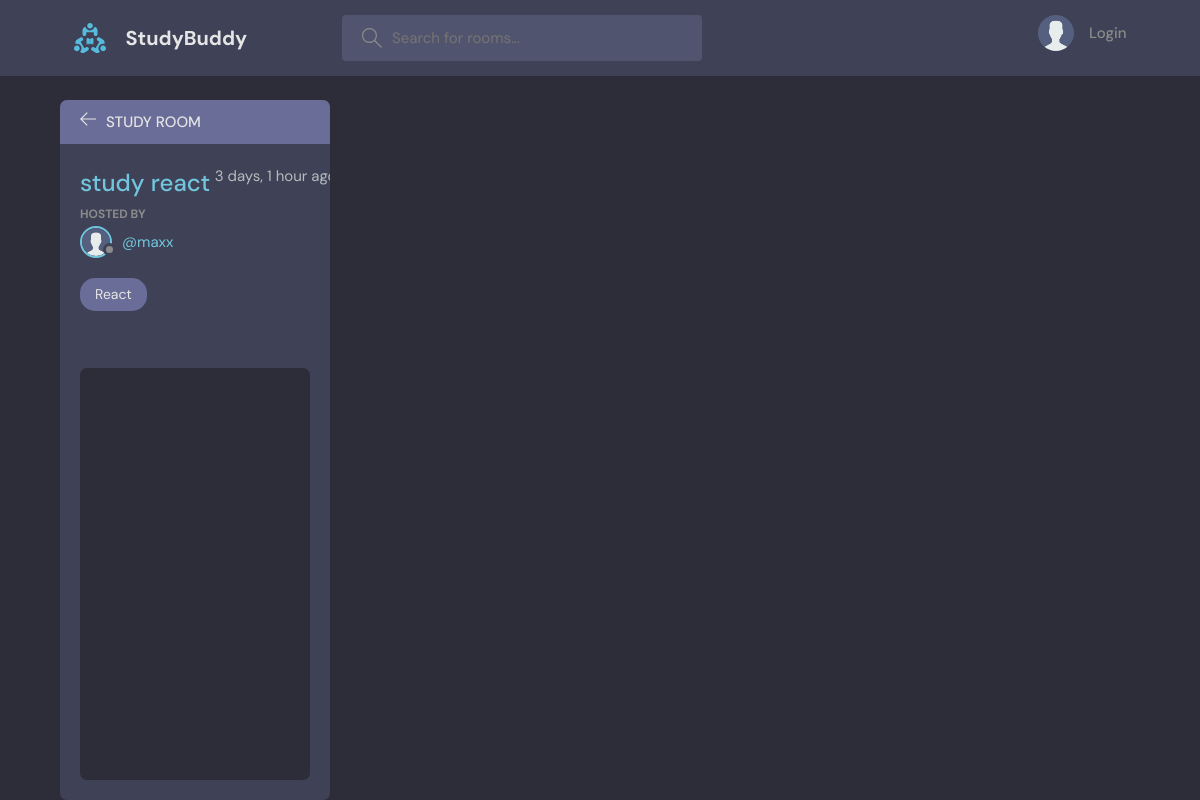
/room/2/, run on an earlier commit of the app's database.
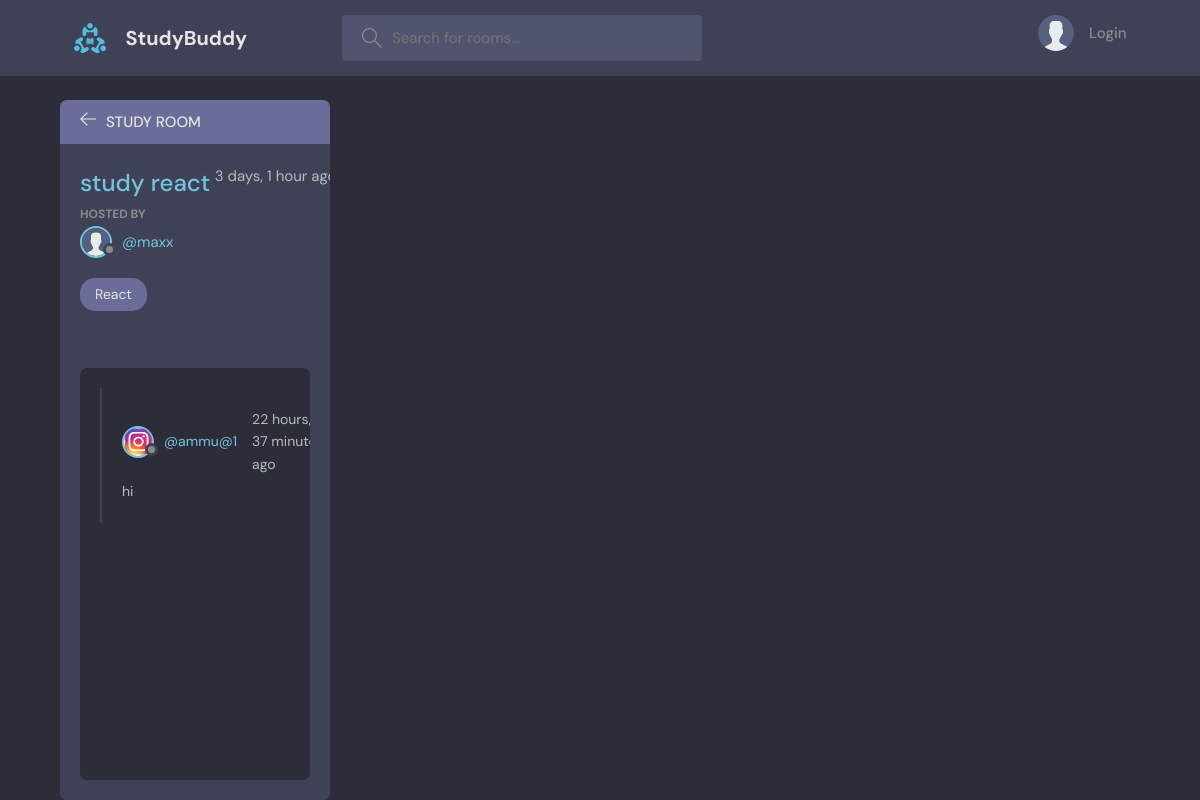
And on a later commit of the database.
### base/models.py (models this page shows, shortened)
class Message(models.Model):
    user = models.ForeignKey(User, on_delete=models.CASCADE)
    room = models.ForeignKey(Room, on_delete=models.CASCADE)
    body = models.TextField()
    updated = models.DateTimeField(auto_now=True)
    created = models.DateTimeField(auto_now_add=True)
    class Meta:
        ordering = ['-updated', '-created']

class User(AbstractUser):
    name = models.CharField(max_length=200,null=True)
    email = models.EmailField(unique=True, null=True)
    bio = models.TextField(null=True)
    avatar = models.ImageField(null=True, default="avatar.svg")
    USERNAME_FIELD = 'email'
    REQUIRED_FIELDS = []

### base/views.py (the view, shortened to what this page needs)
# urls.py: path('room/<str:pk>/',views.room, name="room"),
def room(request,pk):
    room = Room.objects.get(id=pk)
    room_message = room.message_set.all()
    participants = room.participants.all()
    if request.user == 'POST':
        message.delete()
        room.participants.remove()
        return redirect('room',pk=room.id)
    context = {'room':room,'room_message':room_message,'participants':participants}
    return render(request, 'base/room.html',context)

### base/models.py (called while the page is built)
    def __str__(self):
        return self.name

### base/templates/base/room.html (shortened to what this page needs)
{% extends 'main.html' %}
{% block content %}
    <main class="profile-page layout layout--2">
      <div class="container">
        <div class="room">
          <div class="room__top">
            <div class="room__topLeft">
              <a href="{% url 'Home' %}">
                <svg version="1.1" xmlns="http://www.w3.org/2000/svg" width="32" height="32" viewBox="0 0 32 32">
                  <title>arrow-left</title>
                  <path
                    d="M13.723 2.286l-13.723 13.714 13.719 13.714 1.616-1.611-10.96-10.96h27.625v-2.286h-27.625l10.965-10.965-1.616-1.607z"
                  ></path>
                </svg>
              </a>
              <h3>Study Room</h3>
            </div>
          </div>
          <div class="room__box scroll">
            <div class="room__header scroll">
              <div class="room__info">
                <h3>{{room.name}}</h3>
                <span>{{room.created|timesince}} ago</span>
              </div>
              <div class="room__hosted">
                <p>Hosted By</p>
                <a href="{% url 'profile' room.user.id %}" class="room__author">
                  <div class="avatar avatar--small">
                    <img src="{{room.user.avatar.url}}" />
                  </div>
                  <span>@{{room.user.username}}</span>
                </a>
              </div>
              <span class="room__topics">{{room.topic}}</span>
            </div>
            <div class="room__conversation">
              <div class="threads scroll">
                {% for message in room_message  %}
                <div class="thread">
                  <div class="thread__top">
                    <div class="thread__author">
                      <a href="{% url 'profile' message.user.id %}" class="thread__authorInfo">
                        <div class="avatar avatar--small">
                          <img src="{{message.user.avatar.url}}" />
                        </div>
                        <span>@{{message.user.username}}</span>
                      </a>
                      <span class="thread__date">{{message.created|timesince}} ago</span>
                    </div>
                  </div>
                  <div class="thread__details">
                    {{message.body}}
                  </div>
                </div>
                {% endfor %}
              </div>
            </div>
          </div>
      </div>
    </main>
 {% endblock %}

What changed in the data, as far as the page shows it:
added Message: user.avatar (picture), user.username "ammu@1", created "22 hours, 37…", body "hi"
